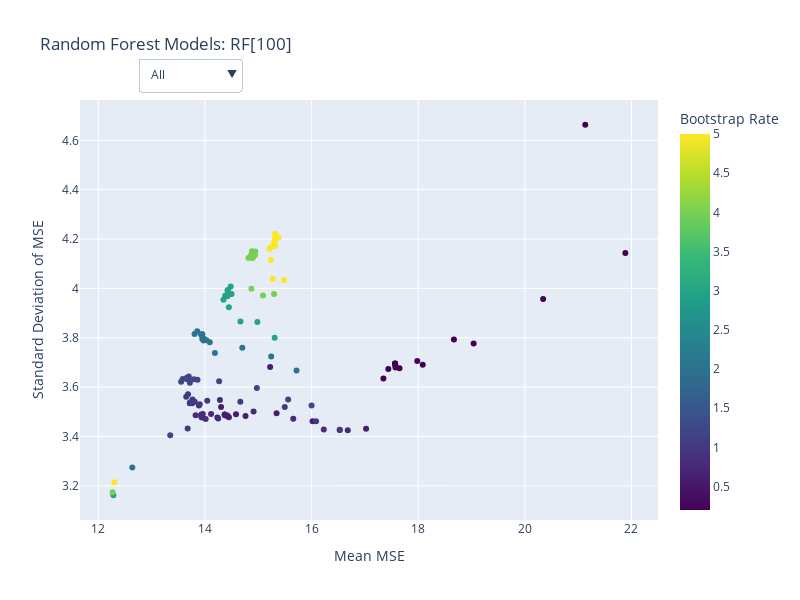
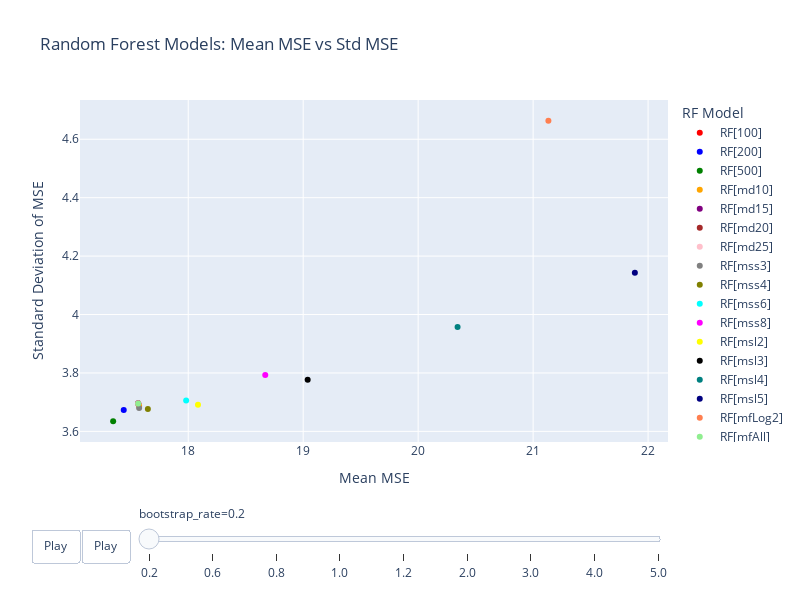
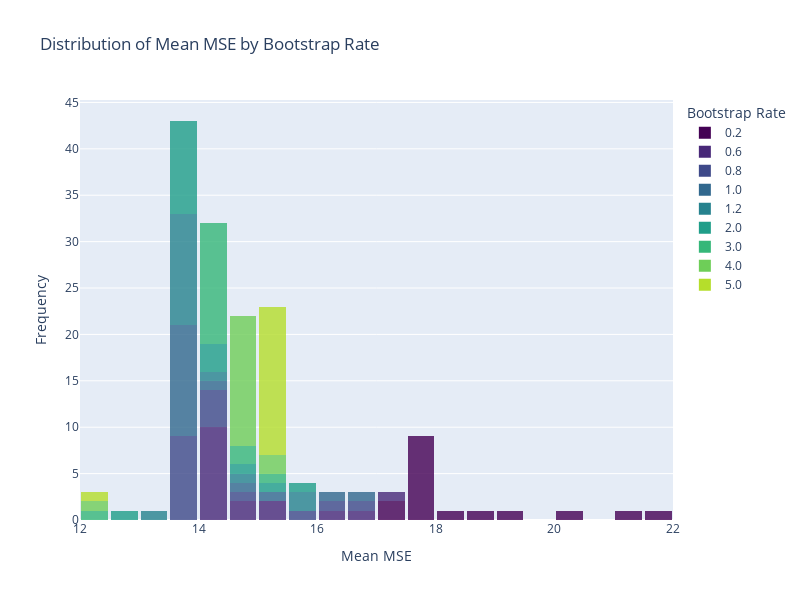
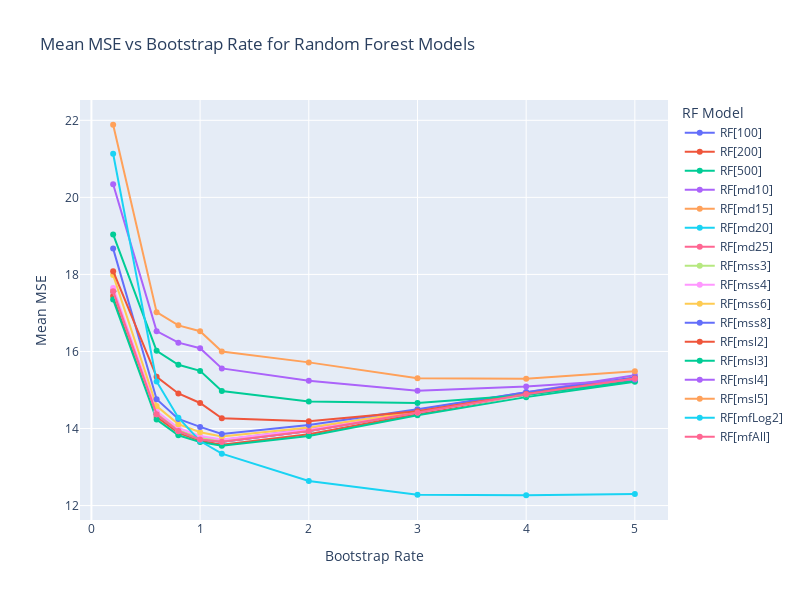

The notebook cell these images were saved under, in order:
### Code cell
dataset_paths = [
    'saved_results_boston.pkl',
    'saved_results_bs.pkl',
    'saved_results_concrete.pkl']

for dataset_path in dataset_paths:
    with open(dataset_path, 'rb') as f:
        results = pickle.load(f)
    results_dataframe = pd.DataFrame()
    for id in range(len(results['dataset'])):
        results_dataframe = pd.concat([results_dataframe, pd.DataFrame({'dataset': [results['dataset'][id]],
                                                                        'bootstrap_rate': [results['bootstrap_rate'][id]],
                                                                        'rf': [results['rf'][id]],
                                                                        'mean_mse': [results['mean_mse'][id]],
                                                                        'std_mse': [results['std_mse'][id]]})], ignore_index=True)
    results_dataframe['mean_mse'] = results_dataframe['mean_mse'].astype(float)
    results_dataframe['std_mse'] = results_dataframe['std_mse'].astype(float)
    print(f"Dataset: {dataset_path}")
    scatter_plot_rf(results_dataframe)
    scatter_plot_ms(results_dataframe)
    stacked_histogram(results_dataframe)
    line_plot_mean_mse(results_dataframe)
